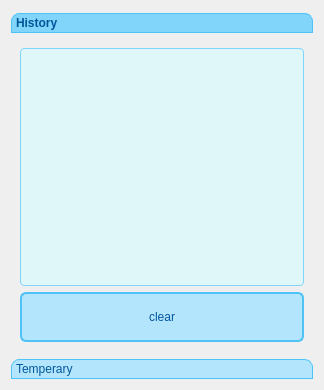
<?xml version="1.0" encoding="UTF-8"?>
<ui version="4.0">
 <class>LeftSideBar</class>
 <widget class="QWidget" name="LeftSideBar">
  <property name="geometry">
   <rect>
    <x>0</x>
    <y>0</y>
    <width>324</width>
    <height>390</height>
   </rect>
  </property>
  <property name="windowTitle">
   <string>Form</string>
  </property>
  <property name="styleSheet">
   <string notr="true">/*--------------------------------------
   QToolBox
  --------------------------------------*/
QToolBox::tab {
    background-color: #b3e5fc;     /* 浅蓝色标签背景 */
    color: #01579b;                /* 深蓝文字 */
    border: 1px solid #4fc3f7;     /* 蓝色边框 */
    border-top-left-radius: 8px;
    border-top-right-radius: 8px;
    margin-top: 2px;
}

QToolBox::tab:selected {
    background-color: #81d4fa;     /* 选中更深浅蓝 */
    font-weight: bold;             /* 加粗选中标签 */
}

QToolBox::tab:hover {
    background-color: #b2ebf2;     /* 悬停微亮蓝色 */
}

/*--------------------------------------
   QPushButton
  --------------------------------------*/
QPushButton {
    background-color: #b3e5fc;     /* 浅蓝背景 */
    color: #01579b;                /* 深蓝文字 */
    border: 2px solid #4fc3f7;
    border-radius: 6px;
    padding: 6px 12px;
}

QPushButton:hover {
    background-color: #81d4fa;     /* 悬停更深蓝 */
}

QPushButton:pressed {
    background-color: #4fc3f7;     /* 按下亮蓝 */
    color: white;
}

QPushButton:disabled {
    background-color: #e0f7fa;     /* 禁用淡蓝 */
    color: #9e9e9e;                /* 灰色文字 */
    border: 2px solid #b0bec5;     /* 灰色边框 */
}

/*--------------------------------------
   QListWidget
  --------------------------------------*/
QListWidget {
    background-color: #e0f7fa;     /* 浅蓝背景 */
    color: #01579b;                /* 深蓝文字 */
    border: 1px solid #81d4fa;
    border-radius: 4px;
    padding: 4px;
}

/* QListWidget item 普通状态 */
QListWidget::item {
    background-color: transparent;
    border: none;
    padding: 4px;
    margin: 2px;
}

/* QListWidget item 选中状态 */
QListWidget::item:selected {
    background-color: #b3e5fc;     /* 选中浅蓝色 */
    color: #004d40;                /* 选中深蓝绿色 */
    border-radius: 4px;
}

/* QListWidget item 悬停状态 */
QListWidget::item:hover {
    background-color: #b2ebf2;     /* 悬停亮蓝 */
}
</string>
  </property>
  <layout class="QVBoxLayout" name="verticalLayout">
   <item>
    <widget class="QToolBox" name="toolBox">
     <property name="currentIndex">
      <number>0</number>
     </property>
     <widget class="QWidget" name="page">
      <property name="geometry">
       <rect>
        <x>0</x>
        <y>0</y>
        <width>312</width>
        <height>330</height>
       </rect>
      </property>
      <attribute name="label">
       <string>History</string>
      </attribute>
      <layout class="QVBoxLayout" name="verticalLayout_2">
       <item>
        <widget class="QListWidget" name="history_widget"/>
       </item>
       <item>
        <widget class="QPushButton" name="btn_clear">
         <property name="minimumSize">
          <size>
           <width>0</width>
           <height>50</height>
          </size>
         </property>
         <property name="text">
          <string>clear</string>
         </property>
        </widget>
       </item>
      </layout>
     </widget>
     <widget class="QWidget" name="page_3">
      <attribute name="label">
       <string>Temperary</string>
      </attribute>
      <layout class="QVBoxLayout" name="verticalLayout_3">
       <item>
        <widget class="QListWidget" name="temp_list"/>
       </item>
       <item>
        <widget class="QPushButton" name="btn_delete">
         <property name="minimumSize">
          <size>
           <width>0</width>
           <height>50</height>
          </size>
         </property>
         <property name="text">
          <string>delete</string>
         </property>
        </widget>
       </item>
       <item>
        <widget class="QPushButton" name="btn_clear_temp">
         <property name="minimumSize">
          <size>
           <width>0</width>
           <height>50</height>
          </size>
         </property>
         <property name="text">
          <string>clear</string>
         </property>
        </widget>
       </item>
      </layout>
     </widget>
    </widget>
   </item>
  </layout>
 </widget>
 <resources/>
 <connections/>
</ui>
